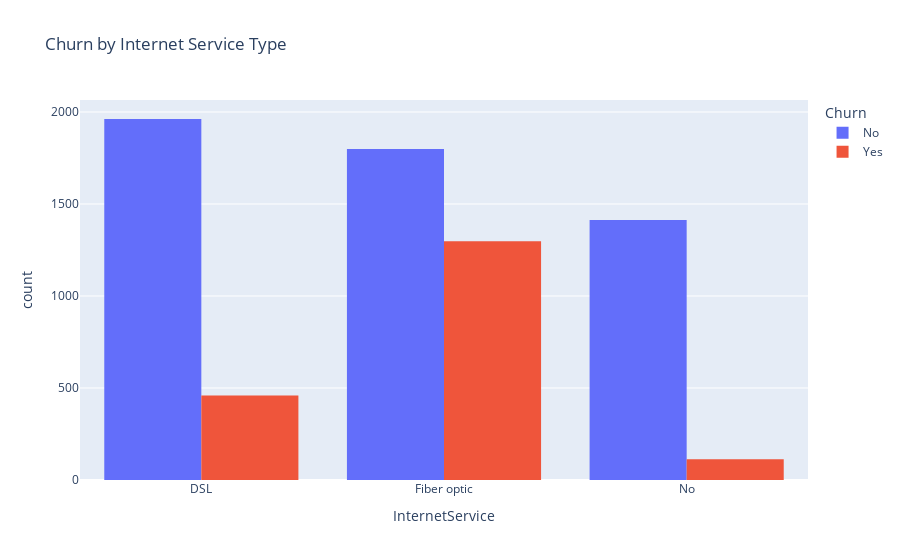

The cell this chart's notebook holds for it:
### Markdown cell above
**churn vs internet service**

### Code cell
fig = px.histogram(df, x='InternetService', color='Churn', barmode='group', title='Churn by Internet Service Type')
fig.show()

### Figure 1 — Plotly figure (JSON) as saved in the notebook; plotly's stock layout.template omitted (floating-point values rounded to 4 significant figures; data arrays with more than 128 entries replaced by an {"elided": "..."} marker saying what was removed)
{"data": [{"alignmentgroup": "True", "bingroup": "x", "hovertemplate": "Churn=No<br>InternetService=%{x}<br>count=%{y}<extra></extra>", "legendgroup": "No", "marker": {"color": "#636efa", "pattern": {"shape": ""}}, "name": "No", "offsetgroup": "No", "orientation": "v", "showlegend": true, "type": "histogram", "x": {"elided": "5174 str values"}, "xaxis": "x", "yaxis": "y"}, {"alignmentgroup": "True", "bingroup": "x", "hovertemplate": "Churn=Yes<br>InternetService=%{x}<br>count=%{y}<extra></extra>", "legendgroup": "Yes", "marker": {"color": "#EF553B", "pattern": {"shape": ""}}, "name": "Yes", "offsetgroup": "Yes", "orientation": "v", "showlegend": true, "type": "histogram", "x": {"elided": "1869 str values"}, "xaxis": "x", "yaxis": "y"}], "layout": {"barmode": "group", "legend": {"title": {"text": "Churn"}, "tracegroupgap": 0}, "title": {"text": "Churn by Internet Service Type"}, "xaxis": {"anchor": "y", "domain": [0, 1], "title": {"text": "InternetService"}}, "yaxis": {"anchor": "x", "domain": [0, 1], "title": {"text": "count"}}}}
